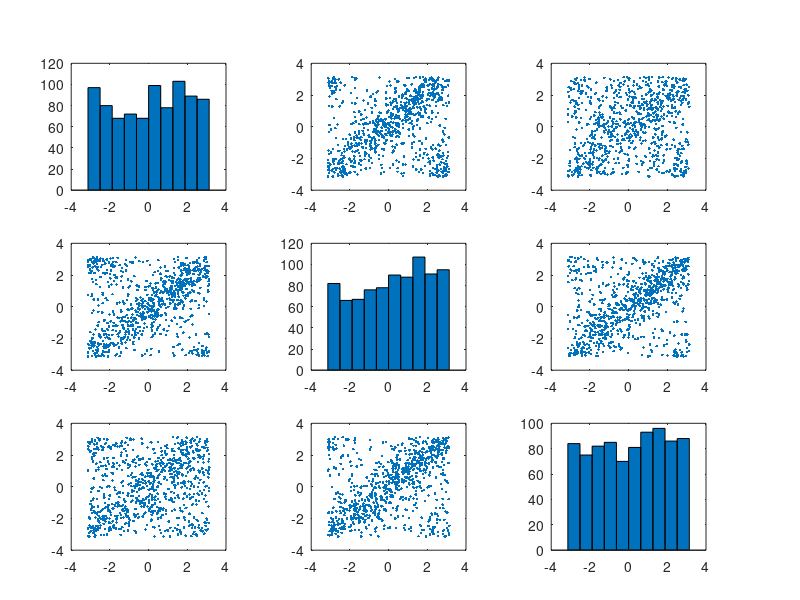

Write the MATLAB code that produced this figure. (Note: this script raises an error after producing the figure.)
%Output: Comparison between phase angles from three LFPs located in PFC and the theoretical torus graph distribution
%Related figures: Fig. 9 (main text)
addpath(genpath('functions'))
load('data/anglebeta.mat')
X=anglebeta;

%% EDA figures, 3vars
Xtrivar=X(21:23,:);
figure(10);subplot(121);plotmatrix(Xtrivar')
%% choosing a submodel
[marginal,phase_diffs,phase_sums]=submodel_eda(Xtrivar)
sel_mode=[true true false];
alpha_level=0.05/3; %Bonferroni
[TG,edges,phi_hat,inference]=torus_graphs(Xtrivar,alpha_level,[],sel_mode);
edges.active
%% evaluate the fitted density
num_steps=50;
step_list=linspace(-pi,pi,num_steps);
[x,y,z]=meshgrid(step_list,step_list,step_list);
f=nan(size(x));
for indx=1:num_steps
    for indy=1:num_steps
        for indz=1:num_steps
            this_x=x(indx,indy,indz);
            this_y=y(indx,indy,indz);
            this_z=z(indx,indy,indz);
            f(indx,indy,indz)=exp(phi_hat(1:6)'*[cos(this_x);cos(this_y);cos(this_z);sin(this_x);sin(this_y);sin(this_z)] +...
                                  phi_hat(7:12)'*[cos(this_x-this_y);cos(this_x-this_z);cos(this_y-this_z);sin(this_x-this_y);sin(this_x-this_z);sin(this_y-this_z)]);
        end
    end
end
norm_const=trapz(step_list,trapz(step_list,trapz(step_list,f,3),2));
f=(1/norm_const)*f;
% let's get pairs
xy_pair=trapz(step_list,f,3);
xz_pair=squeeze(trapz(step_list,f,2));
yz_pair=squeeze(trapz(step_list,f,1));
% let's get marginals
x_marg=trapz(step_list,trapz(step_list,f,3),2);
y_marg=squeeze(trapz(step_list,trapz(step_list,f,3),1));
z_marg=squeeze(trapz(step_list,trapz(step_list,f,2),1));
all_margs{1}=x_marg;all_margs{2}=y_marg;all_margs{3}=z_marg;
%% plot data bivariate histograms vs fitted densities, Fig 9A
figure('color','w');
subplot(331);% using circular histograms for marginals
            h=polarhistogram(Xtrivar(1,:),11,'normalization','pdf'); 
            bin_centers=h.BinEdges(1:end-1)+diff(h.BinEdges)/2;
            bin_values=h.Values;
            cla
            bar(bin_centers,bin_values,'BarWidth',1,'facecolor',[0 .45 .74],'FaceAlpha',.6);hold on
            plot(step_list,x_marg,'linewidth',3,'color',[.85, .33, .1]);axis square     
            axis tight;ylim([0 0.48]);axis off
subplot(332);imagesc(xy_pair);axis xy;axis square;axis off
subplot(333);imagesc(xz_pair);axis xy;axis square;axis off
subplot(334);customBivarHist(Xtrivar([1 2],:),20);axis off
subplot(335);
            h=polarhistogram(Xtrivar(2,:),11,'normalization','pdf'); 
            bin_centers=h.BinEdges(1:end-1)+diff(h.BinEdges)/2;
            bin_values=h.Values;
            cla
            bar(bin_centers,bin_values,'BarWidth',1,'facecolor',[0 .45 .74],'FaceAlpha',.6);hold on
            plot(step_list,y_marg,'linewidth',3,'color',[.85, .33, .1]);axis square
            axis tight;ylim([0 0.48]);axis off
subplot(336);imagesc(yz_pair);axis xy;axis square;axis off
subplot(337);customBivarHist(Xtrivar([1 3],:),20);axis off
subplot(338);customBivarHist(Xtrivar([2 3],:),20);axis off
subplot(339);
            h=polarhistogram(Xtrivar(3,:),11,'normalization','pdf'); 
            bin_centers=h.BinEdges(1:end-1)+diff(h.BinEdges)/2;
            bin_values=h.Values;
            cla
            bar(bin_centers,bin_values,'BarWidth',1,'facecolor',[0 .45 .74],'FaceAlpha',.6);hold on
            plot(step_list,z_marg,'linewidth',3,'color',[.85, .33, .1]);axis square
            axis tight;ylim([0 0.48]);axis off
%% sampling from the fitted model, this portion takes about 2mins
rng(10) % for reproducibility
optO.nsamp=10e3; % number of samples
optO.burnin=500; % burnin period
optO.thin=100; % thinning
tic 
Xsim_trivar=sampleGibbs_tutorial(3,phi_hat,optO);
toc
figure(10);subplot(122);plotmatrix(Xsim_trivar')
%% plot marginal, phase differences and phase sums, Fig 9B
%This portion uses circ_ksdensity to estimate the densities from the simulated data 
% https://www.mathworks.com/matlabcentral/fileexchange/44072-kernel-density-estimation-for-circular-functions?focused=7962020&tab=function
figure('color','w')
d=3;
inc=1;
for i=1:d
    for j=1:d
        subplot(d,d,inc)
        if i==j
            h=polarhistogram(Xtrivar(i,:),11,'normalization','pdf'); 
            bin_centers=h.BinEdges(1:end-1)+diff(h.BinEdges)/2;
            bin_values=h.Values;
            cla
            bar(bin_centers,bin_values,'BarWidth',1,'facecolor',[0 .45 .74],'FaceAlpha',.6);hold on
            plot(step_list,all_margs{i},'linewidth',3,'color',[.85, .33, .1]);
            axis square;axis tight;ylim([0 0.48]);axis off
        else
            if j>i
                sum_example=wrapToPi(Xtrivar(i,:)+Xtrivar(j,:));
                h=polarhistogram(sum_example,11,'normalization','pdf'); 
                bin_centers=h.BinEdges(1:end-1)+diff(h.BinEdges)/2;
                bin_values=h.Values;
                cla
                bar(bin_centers,bin_values,'BarWidth',1,'facecolor',[0.8 .8 .8],'FaceAlpha',.6)
                hold on
                vfPDFSamples=linspace(-pi,pi,20);
                sum_sim_example=wrapToPi(Xsim_trivar(i,:)+Xsim_trivar(j,:));
                vfEstimate=circ_ksdensity(sum_sim_example',vfPDFSamples,[-pi pi],0.4);
                c_lev=1/(2*pi);%mean(vfEstimate);
                plot(vfPDFSamples,c_lev*ones(size(vfPDFSamples)),'linewidth',3,'color',[.85, .33, .1])
                xlim([-pi pi])
                axis square;axis tight;%axis off
                ylim([0 .48])
            else
                diff_example=wrapToPi(Xtrivar(i,:)-Xtrivar(j,:));
                h=polarhistogram(diff_example,11,'normalization','pdf'); 
                bin_centers=h.BinEdges(1:end-1)+diff(h.BinEdges)/2;
                bin_values=h.Values;
                cla
                bar(bin_centers,bin_values,'BarWidth',1,'facecolor',[0.8 .8 .8],'FaceAlpha',.6)
                hold on
                vfPDFSamples=linspace(-pi,pi,200);
                
                diff_sim_example=wrapToPi(Xsim_trivar(i,:)-Xsim_trivar(j,:));
                vfEstimate=circ_ksdensity(diff_sim_example',vfPDFSamples,[-pi pi],0.4);
                plot(vfPDFSamples,vfEstimate,'linewidth',3,'color',[.85, .33, .1])
                xlim([-pi pi])
                axis square;axis tight;%axis off
                ylim([0 0.48])
            end       
        end
%         title([j i])
        axis off
        inc=inc+1;
    end
end
%% ks test for difference of angles
diff_example=wrapToPi(Xtrivar(1,:)-Xtrivar(2,:));
diff_sim_example=wrapToPi(Xsim_trivar(1,:)-Xsim_trivar(2,:));
pValue_ks_diff=[];
[~, pValue_ks_diff(1), ~] = kstest2(diff_example', diff_sim_example');

diff_example=wrapToPi(Xtrivar(1,:)-Xtrivar(3,:));
diff_sim_example=wrapToPi(Xsim_trivar(1,:)-Xsim_trivar(3,:));
[~, pValue_ks_diff(2), ~] = kstest2(diff_example', diff_sim_example');

diff_example=wrapToPi(Xtrivar(2,:)-Xtrivar(3,:));
diff_sim_example=wrapToPi(Xsim_trivar(2,:)-Xsim_trivar(3,:));
[~, pValue_ks_diff(3), ~] = kstest2(diff_example', diff_sim_example');

% Using the Fisher method to combine p-values
pValue_ks_diff
Comb_stat_ks_diff = -2*sum(log(pValue_ks_diff));
dofs=2*length(pValue_ks_diff);% same for both vectors
group_pval_ks_diff = chi2cdf(Comb_stat_ks_diff,dofs,'upper')
%% ks test for marginal concentrations
pValue_ks_marg=[];
[~, pValue_ks_marg(1), ~] = kstest2(Xtrivar(1,:)', Xsim_trivar(1,:)');
[~, pValue_ks_marg(2), ~] = kstest2(Xtrivar(2,:)', Xsim_trivar(2,:)');
[~, pValue_ks_marg(3), ~] = kstest2(Xtrivar(3,:)', Xsim_trivar(3,:)');

pValue_ks_marg
Comb_stat_ks_marg = -2*sum(log(pValue_ks_marg));
dofs=2*length(pValue_ks_marg);% same for both vectors
group_pval_ks_marg = chi2cdf(Comb_stat_ks_marg,dofs,'upper')
%% We cannot reject the null hypothesis that the simulated samples from fitted data 
% come from the same distribution as the original data
